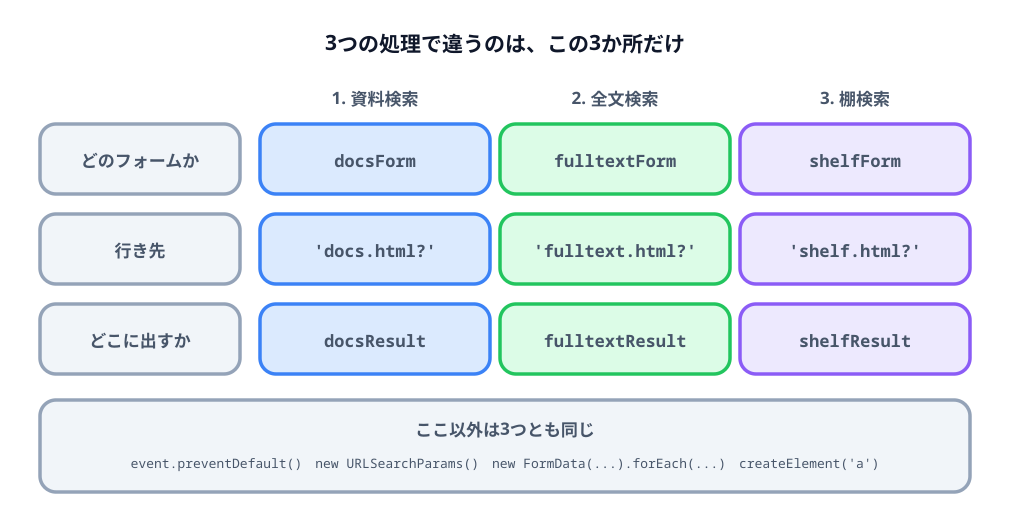

The script that saved this image:
"""4-2 の解説図: 3つの処理のうち、違うのはフォーム・行き先・出力先の3か所だけ。

イメージスキーマ = PART-WHOLE（同じかたまりの中の、入れ替わる部分だけを取り出す）。
実行: cd images && python3 01-same-and-different.py
"""

import pathlib
import sys

sys.path.insert(0, str(pathlib.Path.home() / ".claude/skills/genfig"))
from genfig import Canvas  # noqa: E402

COLUMNS = [
    (260, "1. 資料検索", "blue", ["docsForm", "'docs.html?'", "docsResult"]),
    (500, "2. 全文検索", "green", ["fulltextForm", "'fulltext.html?'", "fulltextResult"]),
    (740, "3. 棚検索", "purple", ["shelfForm", "'shelf.html?'", "shelfResult"]),
]
ROWS = ["どのフォームか", "行き先", "どこに出すか"]

CELL_W = 230
ROW_H = 70
ROW_Y = [124, 214, 304]

c = Canvas(1010, 520)

c.text(505, 50, "3つの処理で違うのは、この3か所だけ", scale="heading", align="center")

for x, title, _color, _values in COLUMNS:
    c.text(x + CELL_W / 2, 104, title, scale="label", align="center")

for i, name in enumerate(ROWS):
    c.sticky(40, ROW_Y[i], 200, ROW_H, color="gray")
    c.text(140, ROW_Y[i] + 43, name, scale="label", align="center")

for x, _title, color, values in COLUMNS:
    for i, value in enumerate(values):
        c.sticky(x, ROW_Y[i], CELL_W, ROW_H, color=color)
        c.text(x + CELL_W / 2, ROW_Y[i] + 43, value, scale="label", align="center",
               font="technical")

c.sticky(40, 400, 930, 92, color="gray")
c.text(505, 436, "ここ以外は3つとも同じ", scale="label", align="center")
c.text(505, 468,
       "event.preventDefault()　new URLSearchParams()　"
       "new FormData(...).forEach(...)　createElement('a')",
       scale="caption", align="center", font="technical")

print(c.save("01-same-and-different.svg"))
